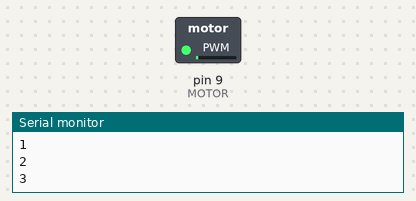
A sketch run on a simulated Arduino Uno, built with avr-gcc and run on an emulated ATmega328P. Shown: switched loads named in the sketch (green lamp = pin HIGH), the last lines printed to the serial monitor.

Above: at 0.05 s.
At 1.7 s:
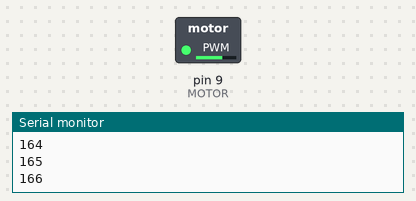
At 3.35 s:
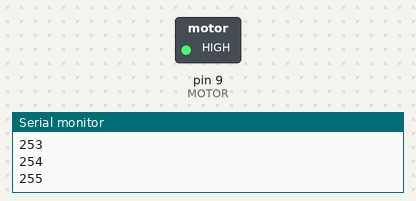
At 6.65 s:
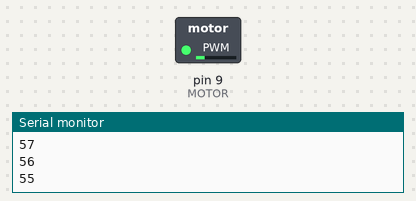
Timing chart, 0 to 12.0 s (numbered marks = the images above):
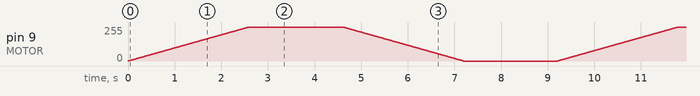

The sketch:

DC_SpeedControl.ino
```cpp
//Motor Speed Control

const int MOTOR=9;    //MOTOR ON DIGITAL PIN 9

void setup() {
  // put your setup code here, to run once:
  Serial.begin(9600);
  pinMode (MOTOR, OUTPUT);

}

void loop() {
  // put your main code here, to run repeatedly

  for (int i=0; i<256; i++){
    analogWrite(MOTOR, i);
    delay(10);
    Serial.println(i);
  }

  delay(2000);
  for (int i=255; i>=0; i--){
    analogWrite(MOTOR, i);
    delay(10);
    Serial.println(i);
  }
  delay(2000);


}
```
